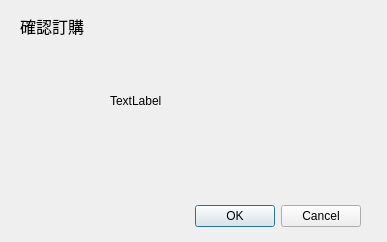
<?xml version="1.0" encoding="UTF-8"?>
<ui version="4.0">
 <class>check</class>
 <widget class="QDialog" name="check">
  <property name="geometry">
   <rect>
    <x>0</x>
    <y>0</y>
    <width>387</width>
    <height>242</height>
   </rect>
  </property>
  <property name="windowTitle">
   <string>Dialog</string>
  </property>
  <widget class="QDialogButtonBox" name="buttonBox">
   <property name="geometry">
    <rect>
     <x>20</x>
     <y>200</y>
     <width>341</width>
     <height>32</height>
    </rect>
   </property>
   <property name="orientation">
    <enum>Qt::Horizontal</enum>
   </property>
   <property name="standardButtons">
    <set>QDialogButtonBox::Cancel|QDialogButtonBox::Ok</set>
   </property>
  </widget>
  <widget class="QLabel" name="label">
   <property name="geometry">
    <rect>
     <x>20</x>
     <y>10</y>
     <width>101</width>
     <height>31</height>
    </rect>
   </property>
   <property name="font">
    <font>
     <family>AcadEref</family>
     <pointsize>12</pointsize>
    </font>
   </property>
   <property name="text">
    <string>確認訂購</string>
   </property>
  </widget>
  <widget class="QLabel" name="price">
   <property name="geometry">
    <rect>
     <x>110</x>
     <y>70</y>
     <width>111</width>
     <height>61</height>
    </rect>
   </property>
   <property name="text">
    <string>TextLabel</string>
   </property>
  </widget>
 </widget>
 <resources/>
 <connections>
  <connection>
   <sender>buttonBox</sender>
   <signal>accepted()</signal>
   <receiver>check</receiver>
   <slot>accept()</slot>
   <hints>
    <hint type="sourcelabel">
     <x>248</x>
     <y>254</y>
    </hint>
    <hint type="destinationlabel">
     <x>157</x>
     <y>274</y>
    </hint>
   </hints>
  </connection>
  <connection>
   <sender>buttonBox</sender>
   <signal>rejected()</signal>
   <receiver>check</receiver>
   <slot>reject()</slot>
   <hints>
    <hint type="sourcelabel">
     <x>316</x>
     <y>260</y>
    </hint>
    <hint type="destinationlabel">
     <x>286</x>
     <y>274</y>
    </hint>
   </hints>
  </connection>
 </connections>
</ui>
